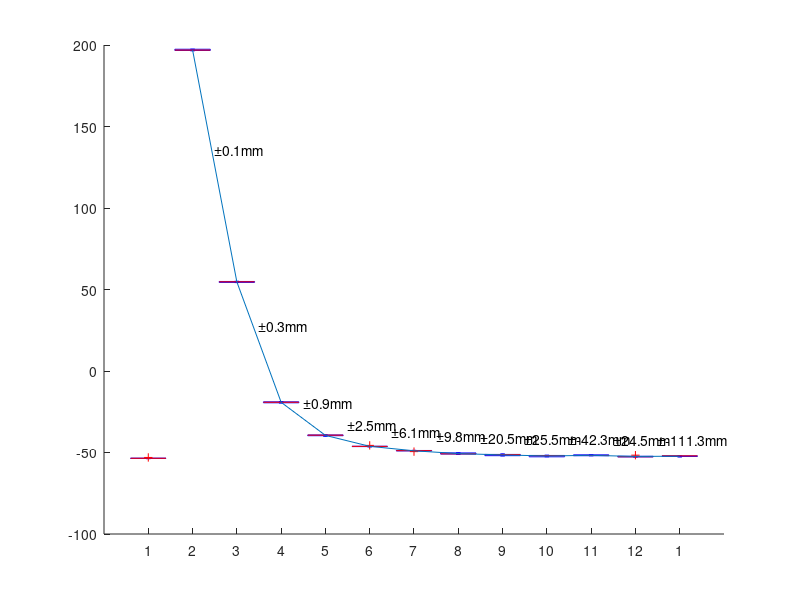

MATLAB code for this plot: (Note: this script raises an error after producing the figure.)
data = fileread('distances_lis3mdl.json');
data = jsondecode(data);

distance_fieldnames = fieldnames(data);

measurement_values = [];
distances = [];

for i = 1:numel(distance_fieldnames)
    measurement_values = [measurement_values, data.(distance_fieldnames{i})];  % Append data
    distance = distance_fieldnames{i};
    distance = distance(2:end-2);
    distances = [distances; str2num(distance)];



end

[distances, index] = sort(distances);
measurement_values = measurement_values(:, index);

measurement_values_means = mean(measurement_values);
measurement_values_differences = diff(-measurement_values_means);
measurement_values_std = std(measurement_values);
distances_differences = diff(distances);

hold on
boxplot(measurement_values(:, 1), 'Positions', 1)
boxplot(measurement_values(:, 2:numel(distance_fieldnames)), 'Positions', 2:numel(distance_fieldnames))

plot(2:numel(distance_fieldnames), measurement_values_means(2:end))

for pos = 2:numel(distance_fieldnames)-1
    text(.5+pos, measurement_values_means(pos) - measurement_values_differences(pos) / 2 + 10, ['±' num2str(ceil(distances_differences(pos) / measurement_values_differences(pos) * max(measurement_values_std)*10)/10), 'mm'])
end
hold off;

xticks(1:numel(distance_fieldnames));
xticklabels(["kein Magnet"; string(distances(2:end))]);
xlabel('Abstand zum Sensor [mm]')
ylabel('Magnetische Flussdichte [µT]')





